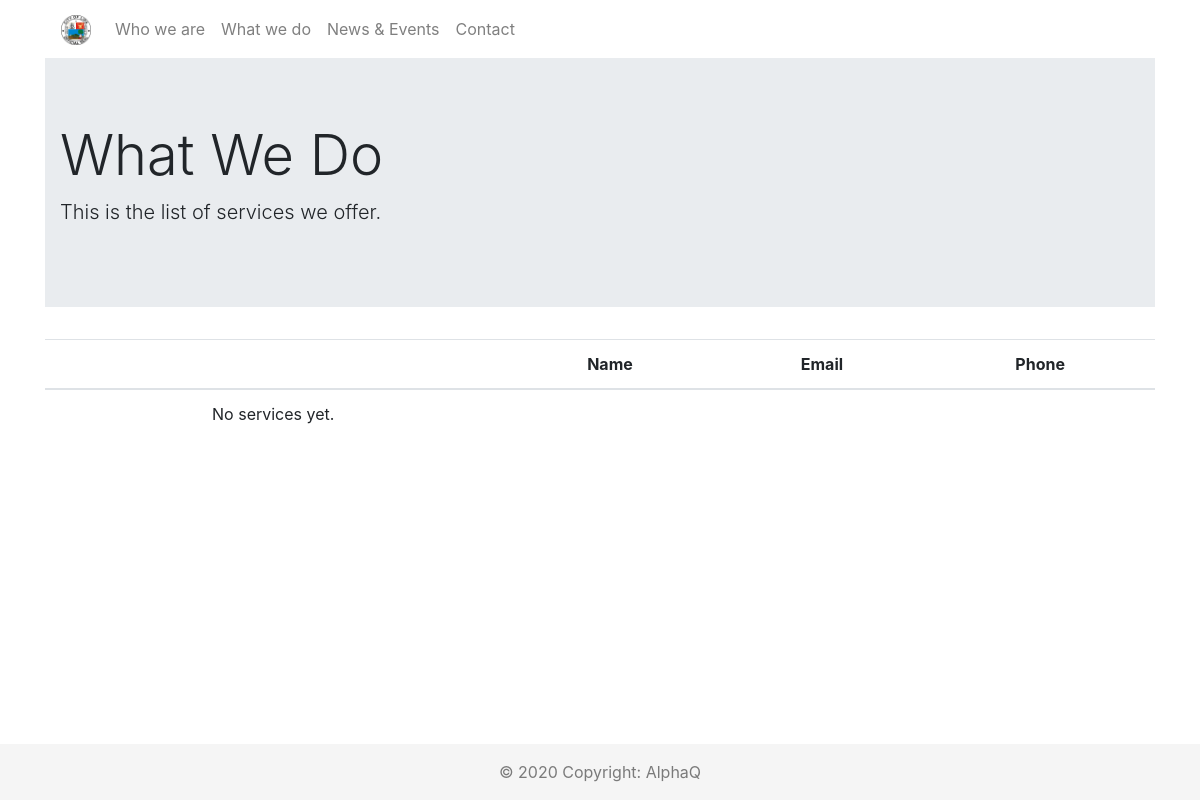
Page /what_we_do/ on the earlier database version.
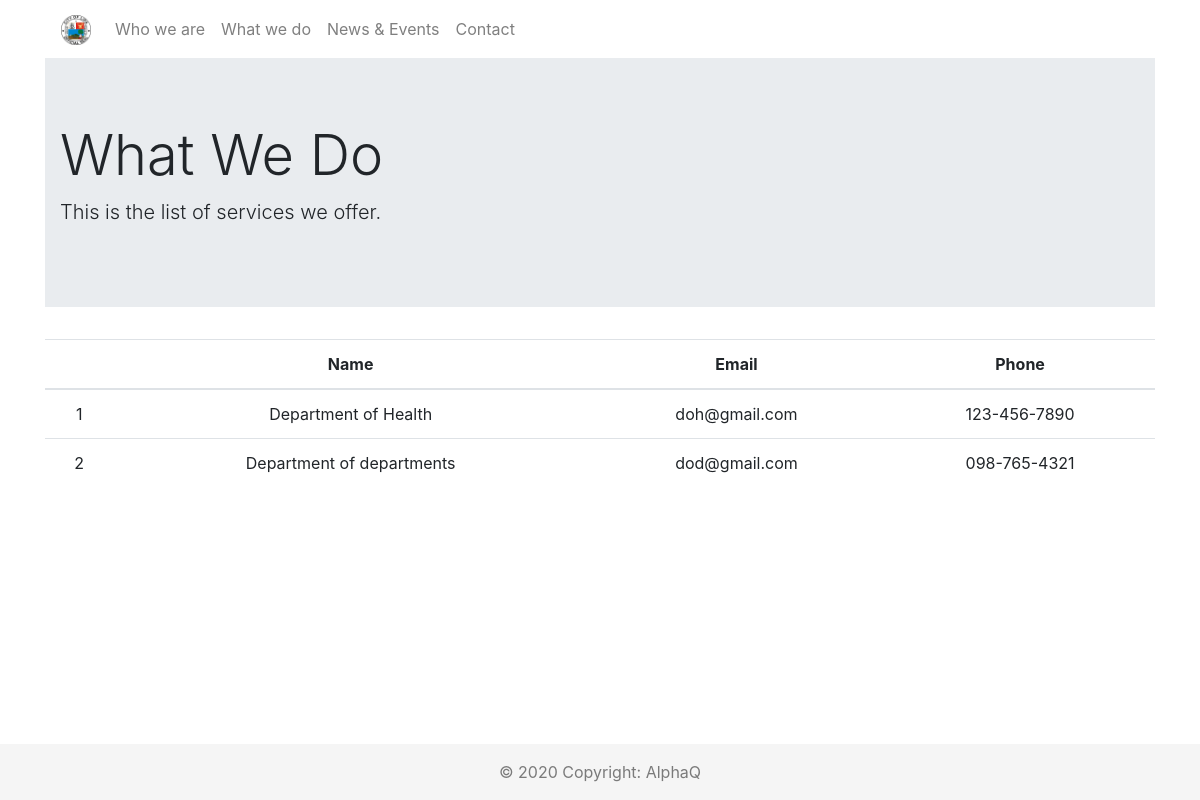
Same page on the later database version.
### pages/models.py (models this page shows, shortened)
class Service(models.Model):
    name = models.TextField(max_length=200)
    telephone = models.TextField('Telephone')
    email = models.EmailField(blank=True)

### pages/views.py (the view)
# urls.py: path('what_we_do/', views.ServicesListView.as_view(), name='service_list'),
class ServicesListView(ListView):
    model = Service
    def get_queryset(self):
        return Service.objects.all().order_by('name')
    def get_context_data(self, **kwargs):
        context = super().get_context_data(**kwargs)
        context['page_title'] = 'What We Do'
        return context

### pages/templates/pages/service_list.html
{% extends 'base.html' %}
{% block content %}
<div class="jumbotron jumbotron-fluid">
  <div class="container">
    <h1 class="display-4">What We Do</h1>
    <p class="lead">This is the list of services we offer.</p>
  </div>
</div>
<div class="table-responsive">
  <table class='table table-hover text-center' id='services-all'>
    <thead>
      <th> </th>
      <th>Name</th>
      <th>Email</th>
      <th>Phone</th>
    </thead>
  {% if object_list %}
      {% for service in object_list %}
      <tr>
        <td class='align-middle'>{{ forloop.counter }}</td>
        <td class='align-middle'>{{ service.name }}</td>
        <td class='align-middle'>{{ service.email }}</td>
        <td class='align-middle'>{{ service.telephone }}</td>
      </tr>
      {% endfor %}
  {% else %}
      <td>No services yet.</td>
{% endif %}
  </table>
</div>
{% endblock %}

### templates/base.html (shortened to what this page needs)
<!DOCTYPE html>
{% load static %}
<html>
  <head>
    <link rel="stylesheet" href="https://cdnjs.cloudflare.com/ajax/libs/twitter-bootstrap/4.1.3/css/bootstrap.css">
    <link rel="stylesheet" href="https://cdn.datatables.net/1.10.21/css/dataTables.bootstrap4.min.css">
    <link rel="stylesheet" href="https://stackpath.bootstrapcdn.com/bootstrap/4.5.0/css/bootstrap.min.css">
    <link rel="stylesheet" href="{% static '/css/article_list.css' %}">
    <link rel="stylesheet" href="{% static 'css/master.css' %}">
  </head>
  <body>
    <div class="container">
      <nav class="navbar navbar-expand-lg navbar-light">
        <a class="navbar-brand" href="{% url 'home' %}">
        <img src="{% static "images/logo.png" %}" width='30' height='30' class="img-rounded center-block"></a>
          <div class="collapse navbar-collapse" id="navbarNav">
            <ul class="nav navbar-nav">
              <li class="nav-item">
                <a class="nav-link" href="{% url 'about' %}">Who we are</a>
              </li>
              <li class="nav-item">
                <a class="nav-link" href="{% url 'service_list' %}">What we do</a>
              </li>
              <li class="nav-item">
                <a class="nav-link" href="{% url 'article_list' %}">News & Events</a>
              </li>
              <li class="nav-item">
                <a class="nav-link" href="{% url 'contact' %}">Contact</a>
              </li>
            </ul>
          </div>
      </nav>
        {% block content %}
        {% endblock %}
      </div>
      <footer class='footer fixed-bottom'>
        <div class="footer-copyright text-center text-black-50 py-3">© 2020 Copyright:
          <a class="dark-grey-text" href="https://github.com/AlphaQ-2"> AlphaQ</a>
        </div>
      </footer>
  </body>
</html>

### static/css/master.css (style rules this page uses)
body { padding-bottom: 120px; }
footer { background-color: #f5f5f5; }
a { color: inherit; text-decoration: none; background-color: inherit }

Differences in the rows shown:
added Service: name "Department of Health", email "doh@gmail.com", telephone "123-456-7890"
added Service: name "Department of departments", email "dod@gmail.com", telephone "098-765-4321"
Other differences:
text no longer shown: "No services yet."
